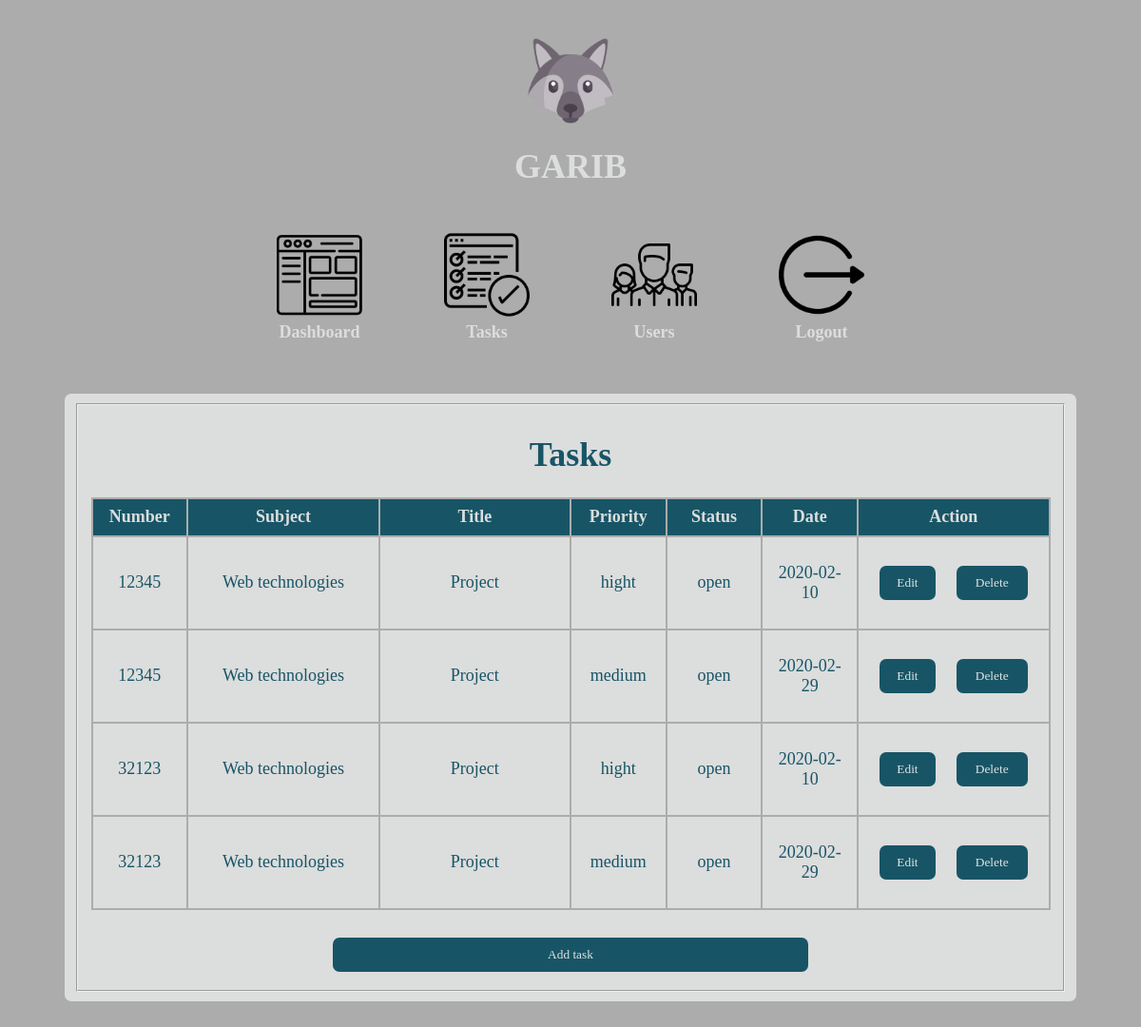
The page /tasksOpenAdmin.php (signed in) on the database its author committed.
### tables this page shows
CREATE TABLE `tasks` (
  `id` int(100) NOT NULL AUTO_INCREMENT,
  `number` int(50) NOT NULL,
  `subject` varchar(100) NOT NULL,
  `title` varchar(100) NOT NULL,
  `description` varchar(1000) NOT NULL,
  `priority` varchar(20) NOT NULL,
  `status` varchar(20) NOT NULL,
  `date` date NOT NULL,
  PRIMARY KEY (`id`)
);

### tasksOpenAdmin.php (the view, shortened to what this page needs)
<?php
    require_once "connect.php";
    $connection = new mysqli($host, $db_user, $db_password, $db_name);
?>
<!doctype html>
<html>
    <head>
        <link rel = "stylesheet" href = "tasks.css">
    </head>
    <body>
        <header id = "header">
            <div>
                <img class = "icon" id = "wolf" src = "Pictures/wolf.png">
                <h1 id = "garib"> GARIB </h1>
            </div>
        </header>
        <main>
            <table id = "iconsTable">
                <tr>
                    <th class = "iconHoover">
                        <div>
                            <a href="dashboardAdmin.php">
                                <img class = "iconButtons" id = "dashboardButton" src = "Pictures/dashboard.png">
                            </a>
                            <br/>
                            <label> Dashboard </label>
                        </div>
                    </th>
                    <th class = "iconHoover">
                        <div>
                            <a href="tasksAdmin.php">
                                <img class = "iconButtons" id = "tasksButton" src = "Pictures/task.png">
                            </a>
                            <br/>
                            <label> Tasks </label>
                        </div>
                    </th>
                    <th class = "iconHoover">
                        <div>
                            <a href="users.php">
                                <img class = "iconButtons" id = "usersButton" src = "Pictures/user.png">
                            </a>
                            <br/>
                            <label> Users </label>
                        </div>
                    </th>
                    <th class = "iconHoover">
                        <div>
                            <a href="logout.php">
                                <img class = "iconButtons" id = "logoutButton" src = "Pictures/logout.png">
                            </a>
                            <br/>
                            <label> Logout </label>
                        </div>
                    </th>
                </tr>
            </table>
            <form>
                <fieldset>
                    <h1> Tasks </h1>
                    <table class = "tableFill">
                        <thead class = "tableHead">
                            <tr>
                                <th id = "tableHeadOne"> Number </th>
                                <th id = "tableHeadTwo"> Subject </th>
                                <th id = "tableHeadThree"> Title </th>
                                <th id = "tableHeadFour"> Priority </th>
                                <th id = "tableHeadFive"> Status </th>
                                <th id = "tableHeadSix"> Date </th>
                                <th id = "tableHeadSeven"> Action </th>
                            </tr>
                        </thead>
                        <tbody class = "tableBody">
                            <?php
                                $sql = "SELECT * FROM tasks WHERE status = 'open'";
                                if($result = $connection->query($sql)){
                                    $tasksCount = $result->num_rows;
                                    if($tasksCount>0){
                                        while ($row = mysqli_fetch_array($result)) {
                                            echo "
                                            <tr class = 'tableRow'>
                                                <td>".($row['number'])."</td>
                                                <td>".($row['subject'])."</td>
                                                <td>".($row['title'])."</td>
                                                <td>".($row['priority'])."</td>
                                                <td>".($row['status'])."</td>
                                                <td>".($row['date'])."</td>
                                                <td>
                                                    <table class = 'buttonsTable'>
                                                        <tr>
                                                            <td class = 'buttonTableData'>
                                                                <form class = 'formButton' method = 'POST' action = 'editTask.php?taskId=".$row['id']."'>
                                                                    <button class = 'Button' type = 'submit'> Edit </button>
                                                                </form>
                                                            </td>
                                                            <td class = 'buttonTableData'>
                                                                <form class = 'formButton' method = 'POST' action = 'deleteTask.php?taskId=".$row['id']."'>
                                                                    <button class = 'Button' type = 'submit'> Delete </button>
                                                                </form>
                                                            </td>
                                                        </tr>
                                                    </table>
                                                </td>
                                            </tr>";
                                        }
                                    }
                                    else{
                                        echo "No tasks.";
                                    }
                                }
                            ?>
                        </tbody>
                    </table>
                    <br/>
                    <form class = "formButton" method="POST", action = "addTask.php">
                        <button class = "Button" type = "submit"> Add task </button>
                    </form>
                </fieldset>
            </form>
        </main>
    </body>
</html>

### tasks.css (style rules this page uses)
* { box-sizing: border-box; }
body { background-color: rgb(172, 172, 172); font-family: Georgia, 'Times New Roman', Times, serif; margin: 20px 40px 20px 40px; font-size: 18px; color: rgb(220, 221, 221); text-align: center; }
h1 { text-align: center; color: #175566; }
form { max-width: 95%; margin: 40px auto; padding: 10px 10px; background: rgb(220, 221, 221); border-radius: 7px; }
.formButton { max-width: 500px; margin: 0px auto; padding: 0px 0px 0px 0px; background: rgb(220, 221, 221); border-radius: 7px; }
#garib { color: rgb(220, 221, 221); }
#iconsTable { margin-left: auto; margin-right: auto; }
.iconHoover { padding-left: 40px; padding-right: 40px; padding-bottom: 10px; padding-top: 20px; color: rgb(220, 221, 221); }
.Button { background-color: #175566; color: #E1E2E2; border-radius: 7px; padding: 10px 10px; margin: 8px 0; border: none; cursor: pointer; width: 100%; font-family: Georgia, 'Times New Roman', Times, serif; }
img { width: 90px; height: 90px; align-self: center; }
.icon { display: block; margin-left: auto; margin-right: auto; margin-top: 40px; }
.tableFill { margin-left: auto; margin-right: auto; width: 100%; height: 50px; border: 2px solid rgb(172, 172, 172); border-collapse: collapse; border-spacing: 0; table-layout: fixed; }
.buttonsTable { margin-left: auto; margin-right: auto; width: 100%; }
.buttonTableData { border: 0px; }
thead { border-radius: 5px; background-color: #175566; border-collapse: collapse; color: rgb(220, 221, 221); margin-left: auto; margin-right: auto; padding-left: 40px; padding-right: 40px; font-weight: bold; height: 40px; }
tbody { color: #175566; border-collapse: collapse; height: 40px; }
tr { border: 2px solid rgb(172, 172, 172); border-collapse: collapse; text-align: center; height: 40px; }
td { border: 2px solid rgb(172, 172, 172); border-collapse: collapse; text-align: center; height: 40px; overflow: hidden; padding: 10px; }
th { border: 2px solid rgb(172, 172, 172); border-collapse: collapse; text-align: center; height: 40px; }
#tableHeadOne { width: 10%; }
#tableHeadTwo { width: 20%; }
#tableHeadThree { width: 20%; }
#tableHeadFour { width: 10%; }
#tableHeadFive { width: 10%; }
#tableHeadSix { width: 10%; }
#tableHeadSeven { width: 20%; }

### rows shown on the page
tasks: number "12345", subject "Web technologies", title "Project", priority "hight", status "open", date "2020-02-10"
tasks: number "12345", subject "Web technologies", title "Project", priority "medium", status "open", date "2020-02-29"
tasks: number "32123", subject "Web technologies", title "Project", priority "hight", status "open", date "2020-02-10"
tasks: number "32123", subject "Web technologies", title "Project", priority "medium", status "open", date "2020-02-29"
